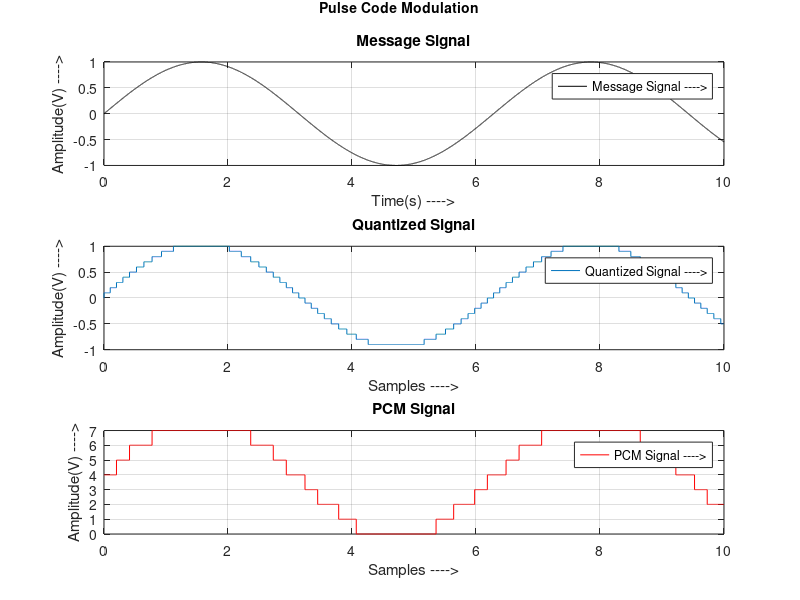

Write MATLAB code to recreate this figure.
clc;
clear all;
b=input('Enter Quantization Interval:: ');
t = 0:0.0005:10;

% Representation of the Message Signal
x = sin(t);
subplot(3,1,1);
plot(t,x,'black');
title('Message Signal');
xlabel('Time(s) ---->')
ylabel('Amplitude(V) ---->')
legend('Message Signal ---->');
grid on
% Representation of the Quantized Signal
partition = -1:0.1:b;
codebook = -1:0.1:(b+0.1);
[index,quants] = quantiz(x,partition,codebook);
subplot(3,1,2);
plot(t,quants);
title('Quantized Signal');
xlabel('Samples ---->')
ylabel('Amplitude(V) ---->')
legend('Quantized Signal ---->');
grid on
% Representation of the PCM Signal
y = uencode(quants,3);
subplot(3,1,3);
plot(t,y,'red');
title('PCM Signal');
xlabel('Samples ---->');
ylabel('Amplitude(V) ---->')
legend('PCM Signal ---->');
grid on
% Add title to the Overall Plot
ha = axes ('Position',[0 0 1 1],'Xlim',[0 1],'Ylim',[0 1],'Box','off','Visible','off','Units','normalized', 'clipping' , 'off');
text (0.5, 1,'\bf Pulse Code Modulation ','HorizontalAlignment','center','VerticalAlignment', 'top')